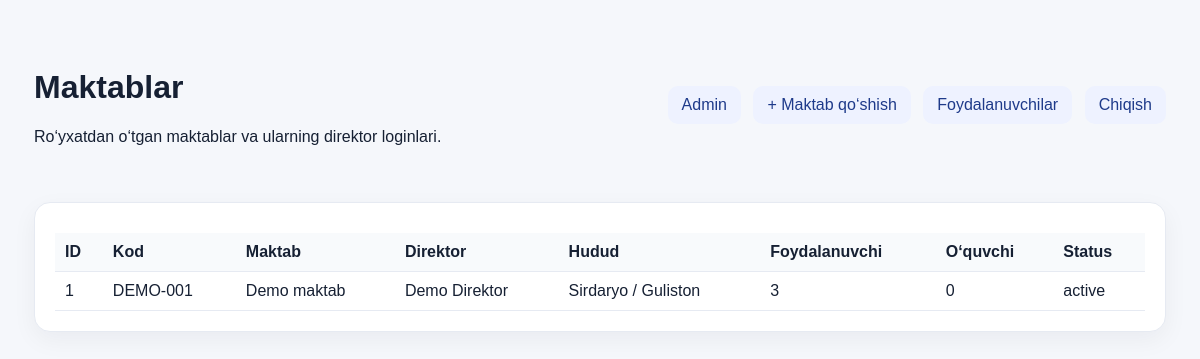
The page /admin/schools.php (signed in) on the database its author committed.
### tables this page shows
CREATE TABLE schools (
  id INT AUTO_INCREMENT PRIMARY KEY,
  school_code VARCHAR(50) NOT NULL UNIQUE,
  school_name VARCHAR(255) NOT NULL,
  director_name VARCHAR(255),
  region VARCHAR(120),
  district VARCHAR(120),
  address TEXT,
  phone VARCHAR(50),
  email VARCHAR(150),
  status ENUM('active','inactive','blocked') DEFAULT 'active',
  created_at TIMESTAMP DEFAULT CURRENT_TIMESTAMP,
  updated_at TIMESTAMP NULL DEFAULT NULL ON UPDATE CURRENT_TIMESTAMP,
  INDEX idx_school_region(region),
  INDEX idx_school_district(district),
  INDEX idx_school_status(status)
);

### config/database.php (called while the page is built, shortened)
<?php
function db(): PDO {
    static $pdo = null;
    if ($pdo instanceof PDO) return $pdo;
    $dsn = 'mysql:host='.DB_HOST.';port='.DB_PORT.';dbname='.DB_NAME.';charset=utf8mb4';
    try {
        $pdo = new PDO($dsn, DB_USER, DB_PASS, [
            PDO::ATTR_ERRMODE => PDO::ERRMODE_EXCEPTION,
            PDO::ATTR_DEFAULT_FETCH_MODE => PDO::FETCH_ASSOC,
            PDO::ATTR_EMULATE_PREPARES => false,
        ]);
        return $pdo;
    } catch (PDOException $e) {
        die('Database ulanish xatosi: '.$e->getMessage());
    }
}
?>

### config/auth.php (called while the page is built, shortened)
<?php
require_once __DIR__.'/database.php';
function auth_h($s): string { return htmlspecialchars((string)$s, ENT_QUOTES, 'UTF-8'); }
?>

### web/admin/schools.php (the view, shortened to what this page needs)
<?php
require_once __DIR__.'/../../config/auth.php';
$schools = db()->query("
    SELECT s.*,
           (SELECT COUNT(*) FROM users u WHERE u.school_id=s.id) AS users_count,
           (SELECT COUNT(*) FROM students st WHERE st.school_id=s.id) AS students_count
    FROM schools s
    ORDER BY s.id DESC
")->fetchAll();
?>
<!doctype html>
<html lang="uz">
<head>
    <link rel="stylesheet" href="../assets/style.css">
</head>
<body>
<div class="container">
<header class="topbar">
    <div>
        <h1>Maktablar</h1>
        <p>Ro‘yxatdan o‘tgan maktablar va ularning direktor loginlari.</p>
    </div>
    <nav class="nav">
        <a href="index.php">Admin</a>
        <a href="school_create.php">+ Maktab qo‘shish</a>
        <a href="users.php">Foydalanuvchilar</a>
        <a href="../logout.php">Chiqish</a>
    </nav>
</header>
<section class="card">
    <table>
        <thead>
        <tr>
            <th>ID</th>
            <th>Kod</th>
            <th>Maktab</th>
            <th>Direktor</th>
            <th>Hudud</th>
            <th>Foydalanuvchi</th>
            <th>O‘quvchi</th>
            <th>Status</th>
        </tr>
        </thead>
        <tbody>
        <?php foreach($schools as $s): ?>
            <tr>
                <td><?=auth_h($s['id'])?></td>
                <td><?=auth_h($s['school_code'])?></td>
                <td><?=auth_h($s['school_name'])?></td>
                <td><?=auth_h($s['director_name'])?></td>
                <td><?=auth_h(($s['region'] ?? '').' / '.($s['district'] ?? ''))?></td>
                <td><?=auth_h($s['users_count'])?></td>
                <td><?=auth_h($s['students_count'])?></td>
                <td><?=auth_h($s['status'])?></td>
            </tr>
        <?php endforeach; ?>
        </tbody>
    </table>
</section>
</div>
</body>
</html>

### web/assets/style.css (style rules this page uses)
:root { --bg:#f5f7fb;--card:#fff;--text:#162033;--muted:#65718a;--line:#e6eaf2;--brand:#2563eb;--brand2:#0f172a }
* { box-sizing:border-box }
body { margin:0;background:var(--bg);font-family:Arial,Helvetica,sans-serif;color:var(--text) }
.container { max-width:1180px;margin:0 auto;padding:24px }
header { padding:24px 0 }
.topbar { display:flex;justify-content:space-between;gap:16px;align-items:center }
.nav a { display:inline-block;margin-left:8px;padding:10px 14px;background:#eef2ff;color:#1e3a8a;text-decoration:none;border-radius:10px }
.card { background:var(--card);border:1px solid var(--line);border-radius:16px;padding:20px;margin:16px 0;box-shadow:0 8px 24px rgba(15,23,42,.05) }
table { width:100%;border-collapse:collapse;margin-top:10px }
th,td { border-bottom:1px solid var(--line);padding:10px;text-align:left }
th { background:#f8fafc }

### rows shown on the page
schools: id "1", school_code "DEMO-001", school_name "Demo maktab", director_name "Demo Direktor", region+district "Sirdaryo / Guliston", users_count "3", students_count "0", status "active"
